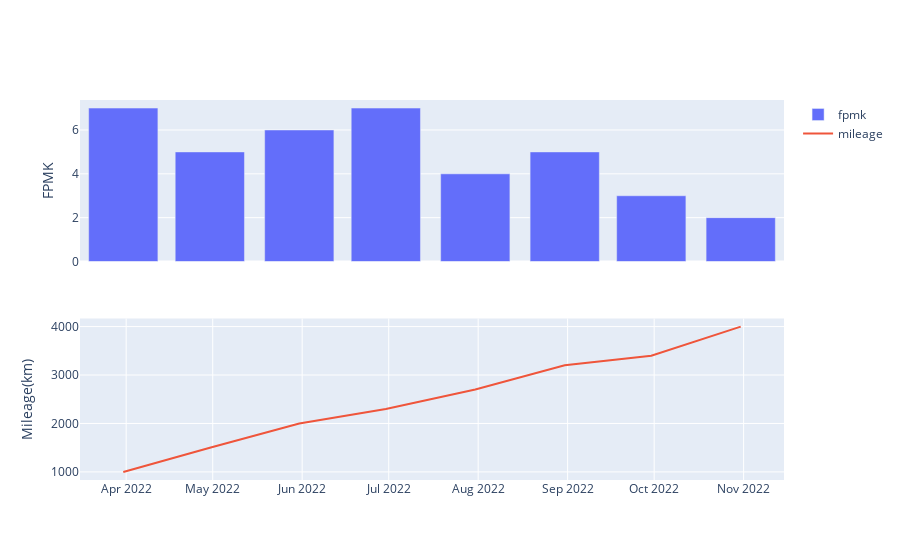

The notebook cell this image was saved under:
### Code cell
all_data = requests.get(base_uri+query_all_hist_api)
fpmk_hist = pd.DataFrame(data=json.loads(all_data.content))

fig = make_subplots(rows=2, cols=1,shared_xaxes=True,)
fig.add_trace(go.Bar(
    x = fpmk_hist['date'],
    y =fpmk_hist['fpmk'], name='fpmk'), row=1, col=1)
fig.add_trace(go.Scatter(
    x = fpmk_hist['date'],
    y = fpmk_hist['mileage'],
    mode='lines',
    name='mileage'
), row=2, col=1)
# edit axis labels
fig['layout']['yaxis']['title']='FPMK'
fig['layout']['yaxis2']['title']='Mileage(km)'
fig.show()

### Figure 1 — Plotly figure (JSON) as saved in the notebook; plotly's stock layout.template omitted (floating-point values rounded to 4 significant figures)
{"data": [{"name": "fpmk", "type": "bar", "x": ["2022-03-31", "2022-04-30", "2022-05-31", "2022-06-30", "2022-07-31", "2022-08-31", "2022-09-30", "2022-10-31"], "xaxis": "x", "y": [7, 5, 6, 7, 4, 5, 3, 2], "yaxis": "y"}, {"mode": "lines", "name": "mileage", "type": "scatter", "x": ["2022-03-31", "2022-04-30", "2022-05-31", "2022-06-30", "2022-07-31", "2022-08-31", "2022-09-30", "2022-10-31"], "xaxis": "x2", "y": [1000, 1500, 2000, 2300, 2700, 3200, 3400, 4000], "yaxis": "y2"}], "layout": {"xaxis": {"anchor": "y", "domain": [0, 1], "matches": "x2", "showticklabels": false}, "xaxis2": {"anchor": "y2", "domain": [0, 1]}, "yaxis": {"anchor": "x", "domain": [0.575, 1], "title": {"text": "FPMK"}}, "yaxis2": {"anchor": "x2", "domain": [0, 0.425], "title": {"text": "Mileage(km)"}}}}
